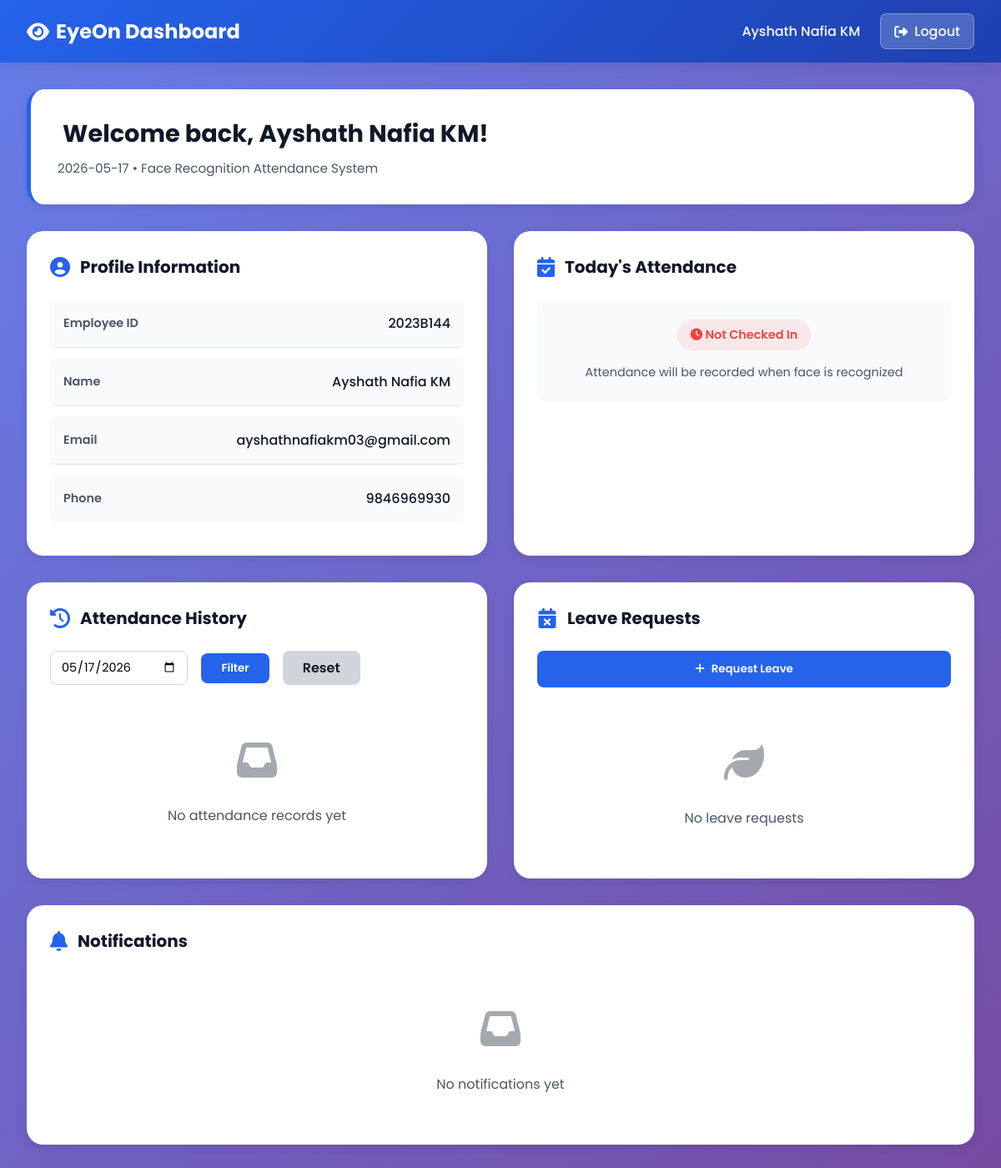
Page /employee_dashboard (signed in) on the earlier database version.
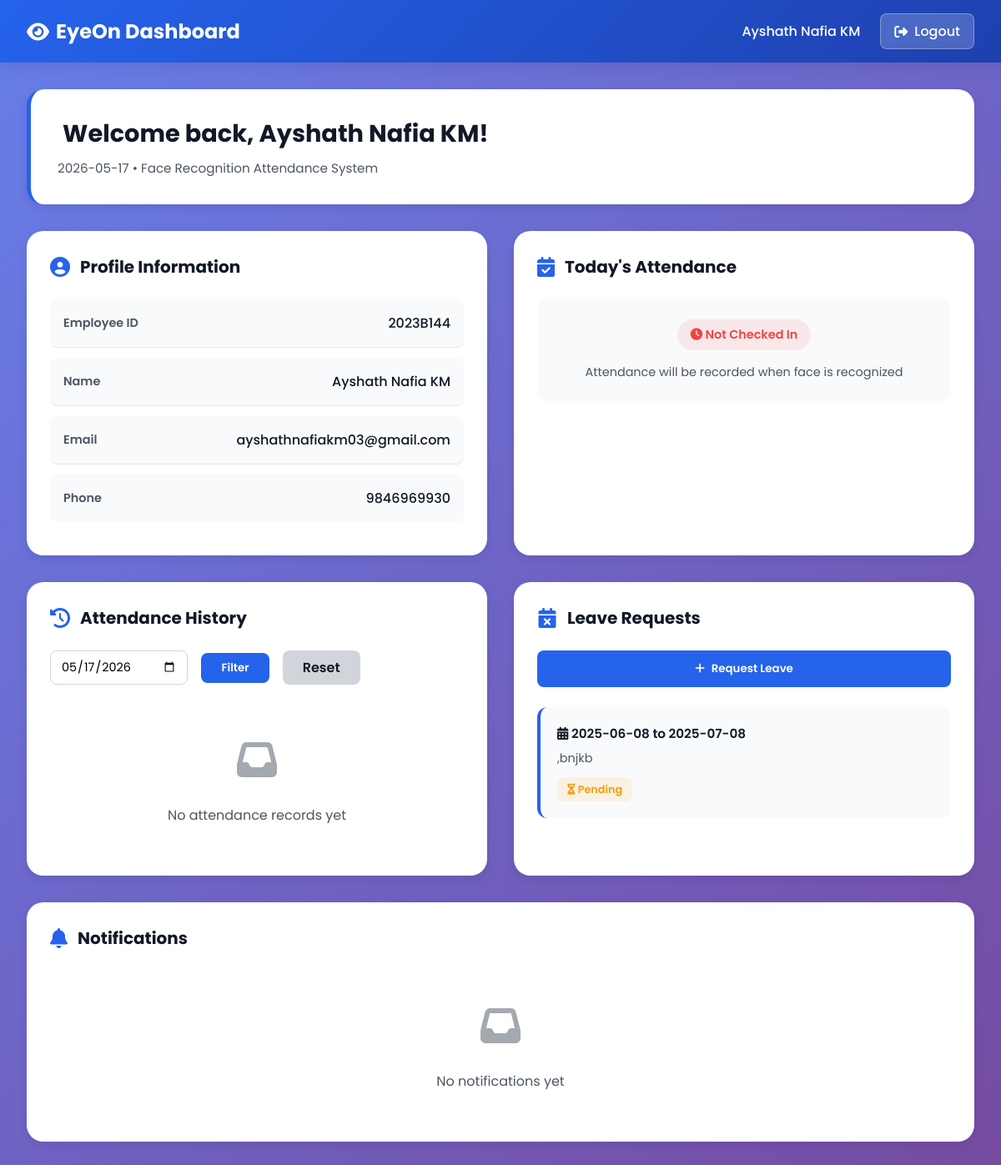
Same page on the later database version.
### tables this page shows
CREATE TABLE leave_requests (
            id INTEGER PRIMARY KEY AUTOINCREMENT,
            employee_id TEXT NOT NULL,
            from_date TEXT NOT NULL,
            to_date TEXT NOT NULL,
            reason TEXT,
            status TEXT DEFAULT 'pending',
            created_at TIMESTAMP DEFAULT CURRENT_TIMESTAMP,
            FOREIGN KEY(employee_id) REFERENCES employees(employee_id)
        );

### app.py (the view)
@app.route("/employee_dashboard")
def employee_dashboard():
    if "employee_id" not in session:
        return redirect("/")
    employee_id = session["employee_id"]
    try:
        conn = sqlite3.connect(DB_PATH)
        c = conn.cursor()
        c.execute("SELECT name, email, phone FROM employees WHERE employee_id=?", (employee_id,))
        emp_info = c.fetchone()
        today = datetime.now().strftime("%Y-%m-%d")
        selected_date = request.args.get("date", today)
        c.execute("""SELECT check_in, check_out, COALESCE(working_hours, 0), COALESCE(status, 'Present')
                     FROM attendance WHERE employee_id=? AND date=?""",
                 (employee_id, selected_date))
        today_attendance = c.fetchone()
        c.execute("""SELECT date, check_in, check_out, COALESCE(working_hours, 0), COALESCE(status, 'Present')
                     FROM attendance WHERE employee_id=? AND date=?
                     ORDER BY date DESC""",
                 (employee_id, selected_date))
        attendance_history = c.fetchall()
        c.execute("""SELECT id, from_date, to_date, reason, status
                     FROM leave_requests WHERE employee_id=?
                     ORDER BY created_at DESC LIMIT 10""",
                 (employee_id,))
        leave_requests = c.fetchall()
        c.execute("""SELECT message, created_at
                     FROM notifications
                     ORDER BY created_at DESC LIMIT 5""")
        notifications = c.fetchall()
        print("DEBUG - Notifications fetched from DB:", notifications)
        conn.close()
        attendance_summary = calculate_attendance_summary(employee_id)
        if selected_date == today:
            attendance_label = "Today's Attendance"
        else:
            attendance_label = f"Attendance for {selected_date}"
        print("DEBUG - Passing to template - notifications count:", len(notifications) if notifications else 0)
        return render_template(
            "employee_dashboard.html",
            employee_id=employee_id,
            employee_name=session.get("employee_name"),
            emp_info=emp_info,
            today_attendance=today_attendance,
            attendance_history=attendance_history,
            leave_requests=leave_requests,
            notifications=notifications,
            today=today,
            selected_date=selected_date,
            attendance_label=attendance_label,
            attendance_summary=attendance_summary
        )
    except Exception as e:
        flash(f"Dashboard error: {str(e)}", "error")
        return redirect("/")

### templates/employee_dashboard.html (shortened to what the changed rows need)
<!DOCTYPE html>
<html lang="en">
<head>
    <link rel="stylesheet" href="https://cdnjs.cloudflare.com/ajax/libs/font-awesome/6.4.0/css/all.min.css">
</head>
<body>
    <div class="container">
        <div class="welcome-section">
            <h1 class="welcome-title">
                 Welcome back, {{ employee_name }}!
            </h1>
        </div>
        <div class="two-column-grid">
            <div class="card">
                <div style="margin-top: 1.5rem;">
                    {% if leave_requests %}
                        {% for leave in leave_requests %}
                            <div class="leave-item">
                                <div class="leave-dates">
                                    <i class="fas fa-calendar-alt"></i> {{ leave[1] }} to {{ leave[2] }}
                                </div>
                                <div class="leave-reason">{{ leave[3] or 'No reason provided' }}</div>
                                <span class="badge {% if leave[4] == 'approved' %}badge-success{% elif leave[4] == 'rejected' %}badge-rejected{% else %}badge-pending{% endif %}">
                                    {% if leave[4] == 'approved' %}
                                        <i class="fas fa-check-circle"></i> Approved
                                    {% elif leave[4] == 'rejected' %}
                                        <i class="fas fa-times-circle"></i> Rejected
                                    {% else %}
                                        <i class="fas fa-hourglass-half"></i> Pending
                                    {% endif %}
                                </span>
                            </div>
                        {% endfor %}
                    {% else %}
                        <div class="empty-state">
                            <div class="empty-icon"><i class="fas fa-leaf"></i></div>
                            <p>No leave requests</p>
                        </div>
                    {% endif %}
                </div>
            </div>
        </div>
</body>
</html>

Differences in the rows shown:
added leave_requests: from_date "2025-06-08", to_date "2025-07-08", reason ",bnjkb", status "pending" (drawn)
Other differences:
text no longer shown: "No leave requests"
